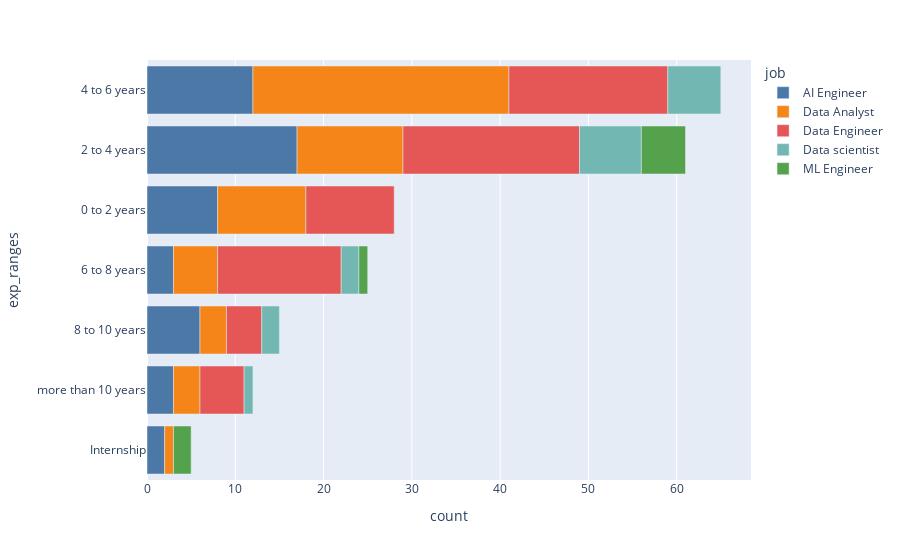

Notebook code cell kept with this figure:
### Code cell
experience_fig=px.bar(exp_df , y='exp_ranges', x='count' ,
       color='job',color_discrete_sequence=px.colors.qualitative.T10 , 
       category_orders={'x': exp_ranges}  )
experience_fig.update_layout(yaxis={'categoryorder':'total ascending'})
# experience_fig.update_layout(title_text='Data Jobs Experience Ranges' ,title_x=0.5)

### Figure 1 — Plotly figure (JSON) as saved in the notebook; plotly's stock layout.template omitted (floating-point values rounded to 4 significant figures)
{"data": [{"alignmentgroup": "True", "hovertemplate": "job=AI Engineer<br>count=%{x}<br>exp_ranges=%{y}<extra></extra>", "legendgroup": "AI Engineer", "marker": {"color": "#4C78A8", "pattern": {"shape": ""}}, "name": "AI Engineer", "offsetgroup": "AI Engineer", "orientation": "h", "showlegend": true, "textposition": "auto", "type": "bar", "x": [8, 17, 12, 3, 6, 2, 3], "xaxis": "x", "y": ["0 to 2 years", "2 to 4 years", "4 to 6 years", "6 to 8 years", "8 to 10 years", "Internship", "more than 10 years"], "yaxis": "y"}, {"alignmentgroup": "True", "hovertemplate": "job=Data Analyst<br>count=%{x}<br>exp_ranges=%{y}<extra></extra>", "legendgroup": "Data Analyst", "marker": {"color": "#F58518", "pattern": {"shape": ""}}, "name": "Data Analyst", "offsetgroup": "Data Analyst", "orientation": "h", "showlegend": true, "textposition": "auto", "type": "bar", "x": [10, 12, 29, 5, 3, 1, 3], "xaxis": "x", "y": ["0 to 2 years", "2 to 4 years", "4 to 6 years", "6 to 8 years", "8 to 10 years", "Internship", "more than 10 years"], "yaxis": "y"}, {"alignmentgroup": "True", "hovertemplate": "job=Data Engineer<br>count=%{x}<br>exp_ranges=%{y}<extra></extra>", "legendgroup": "Data Engineer", "marker": {"color": "#E45756", "pattern": {"shape": ""}}, "name": "Data Engineer", "offsetgroup": "Data Engineer", "orientation": "h", "showlegend": true, "textposition": "auto", "type": "bar", "x": [10, 20, 18, 14, 4, 5], "xaxis": "x", "y": ["0 to 2 years", "2 to 4 years", "4 to 6 years", "6 to 8 years", "8 to 10 years", "more than 10 years"], "yaxis": "y"}, {"alignmentgroup": "True", "hovertemplate": "job=Data scientist<br>count=%{x}<br>exp_ranges=%{y}<extra></extra>", "legendgroup": "Data scientist", "marker": {"color": "#72B7B2", "pattern": {"shape": ""}}, "name": "Data scientist", "offsetgroup": "Data scientist", "orientation": "h", "showlegend": true, "textposition": "auto", "type": "bar", "x": [7, 6, 2, 2, 1], "xaxis": "x", "y": ["2 to 4 years", "4 to 6 years", "6 to 8 years", "8 to 10 years", "more than 10 years"], "yaxis": "y"}, {"alignmentgroup": "True", "hovertemplate": "job=ML Engineer<br>count=%{x}<br>exp_ranges=%{y}<extra></extra>", "legendgroup": "ML Engineer", "marker": {"color": "#54A24B", "pattern": {"shape": ""}}, "name": "ML Engineer", "offsetgroup": "ML Engineer", "orientation": "h", "showlegend": true, "textposition": "auto", "type": "bar", "x": [5, 1, 2], "xaxis": "x", "y": ["2 to 4 years", "6 to 8 years", "Internship"], "yaxis": "y"}], "layout": {"barmode": "relative", "legend": {"title": {"text": "job"}, "tracegroupgap": 0}, "margin": {"t": 60}, "xaxis": {"anchor": "y", "domain": [0, 1], "title": {"text": "count"}}, "yaxis": {"anchor": "x", "categoryorder": "total ascending", "domain": [0, 1], "title": {"text": "exp_ranges"}}}}
